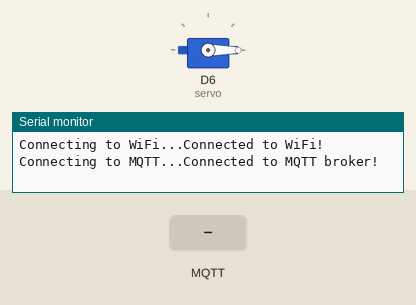
The sketch below on a simulated Arduino MKR. On the bench: servo, the last lines printed to the serial monitor. The inputs (shaded band) are chosen by the test bench. WiFi joins after 1.5 s; servers stay silent unless stated; no MQTT or app messages arrive unless stated.

Above: at 2.8 s.
2.9 s: MQTT message "rotate" arrives on the first subscribed topic
At 4.1 s:
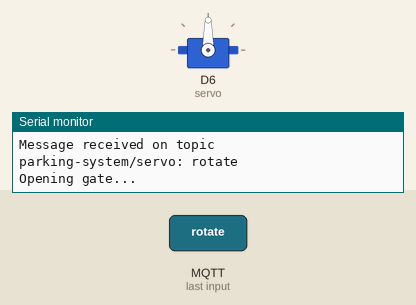
Timing chart, 0 to 14.4 s (numbered marks = the images above; inputs shaded):
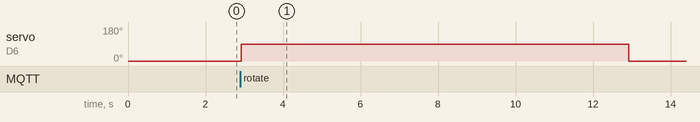

Measured:
- after the input at 2.9 s, servo on D6 (servo): 0° → 90° at once, → 0° 10.0 s later

The sketch:

project.ino
```cpp
#include <SPI.h>
#include <WiFiNINA.h>
#include <PubSubClient.h>
#include <MFRC522.h>
#include <Servo.h>

// WiFi credentials for connecting to the local network
const char* ssid = "Redmi Note 10S";       // WiFi network name (SSID)
const char* password = "12345678";         // WiFi network password

// MQTT server and topic configurations
const char* mqtt_server = "192.168.137.182";  // IP address of the MQTT broker
const char* rfid_topic = "parking-system/rfid";  // Topic to publish RFID tags
const char* servo_topic = "parking-system/servo";  // Topic to subscribe for servo control commands

// RFID reader pins and initialization
#define SS_PIN 10    // RFID reader Slave Select (SS) pin
#define RST_PIN 9    // RFID reader Reset pin
MFRC522 rfid(SS_PIN, RST_PIN);  // Create an instance of the MFRC522 class

// Servo motor setup
Servo servo;  // Create a Servo object

// MQTT and WiFi client setup
WiFiClient wifiClient;
PubSubClient client(wifiClient);

void setup() {
  Serial.begin(9600);       // Initialize serial communication at 9600 bps
  SPI.begin();              // Initialize SPI communication for the RFID reader
  rfid.PCD_Init();          // Initialize the RFID reader

  // Attach the servo to pin 6
  servo.attach(6);
  servo.write(0);           // Set the servo to its initial position (0 degrees)

  // Connect to the WiFi network
  connectWiFi();

  // Configure the MQTT client
  client.setServer(mqtt_server, 1883);  // Set the MQTT broker and port
  client.setCallback(mqttCallback);    // Set the callback function for incoming messages
  reconnectMQTT();                     // Connect to the MQTT broker
}

void loop() {
  // Ensure MQTT connection stays active
  if (!client.connected()) {
    reconnectMQTT();  // Reconnect if disconnected
  }
  client.loop();  // Handle incoming MQTT messages

  // Check for a new RFID card
  if (rfid.PICC_IsNewCardPresent() && rfid.PICC_ReadCardSerial()) {
    String rfidTag = "";

    // Convert RFID UID to a hexadecimal string
    for (byte i = 0; i < rfid.uid.size; i++) {
      String byteStr = String(rfid.uid.uidByte[i], HEX);  // Convert each byte to hex
      if (byteStr.length() == 1) {
        byteStr = "0" + byteStr;  // Pad single-digit hex values with a leading zero
      }
      rfidTag += byteStr;
    }

    Serial.print("RFID Tag: ");
    Serial.println(rfidTag);

    // Publish the RFID tag to the MQTT topic
    client.publish(rfid_topic, rfidTag.c_str());

    // Halt communication with the card
    rfid.PICC_HaltA();
    delay(2000);  // Delay to avoid repeated scans of the same card
  }
}

// Connect to the WiFi network
void connectWiFi() {
  Serial.print("Connecting to WiFi...");
  while (WiFi.begin(ssid, password) != WL_CONNECTED) {
    delay(1000);
    Serial.print(".");  // Indicate ongoing connection attempt
  }
  Serial.println("Connected to WiFi!");
}

// Reconnect to the MQTT broker if disconnected
void reconnectMQTT() {
  while (!client.connected()) {
    Serial.print("Connecting to MQTT...");
    if (client.connect("ArduinoClient")) {  // Attempt to connect with a client ID
      Serial.println("Connected to MQTT broker!");
      client.subscribe(servo_topic);       // Subscribe to the servo control topic
    } else {
      Serial.print("Failed to connect, rc=");
      Serial.println(client.state());      // Print the error code
      delay(2000);                         // Wait before retrying
    }
  }
}

// Callback function for handling incoming MQTT messages
void mqttCallback(char* topic, byte* payload, unsigned int length) {
  String message = "";
  for (int i = 0; i < length; i++) {
    message += (char)payload[i];  // Construct the message from payload bytes
  }
  Serial.print("Message received on topic ");
  Serial.print(topic);
  Serial.print(": ");
  Serial.println(message);

  // Check if the message is for servo control
  if (String(topic) == servo_topic && message == "rotate") {
    openGate();  // Trigger the servo to open the gate
  }
}

// Function to control the servo for opening and closing the gate
void openGate() {
  Serial.println("Opening gate...");
  servo.write(90);  // Rotate the servo to 90 degrees
  delay(10000);     // Keep the gate open for 10 seconds
  servo.write(0);   // Return the servo to 0 degrees (closed position)
  Serial.println("Gate closed.");
}
```
